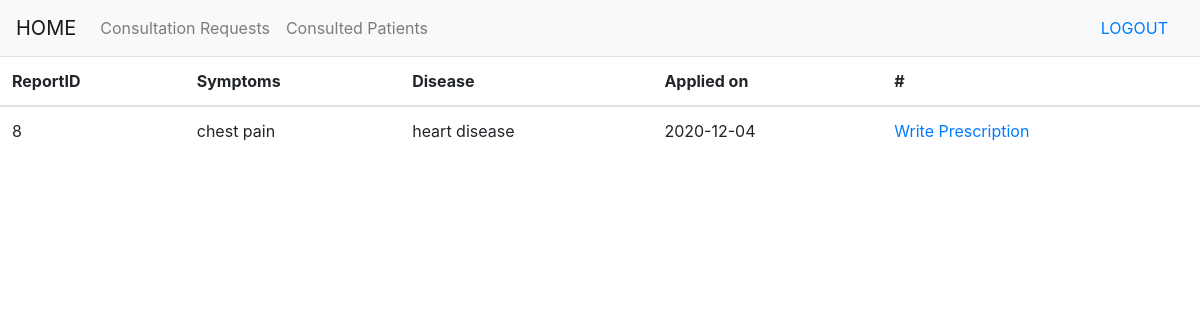
Before: /doctor/consultationRequestList (signed in) with the older database file.
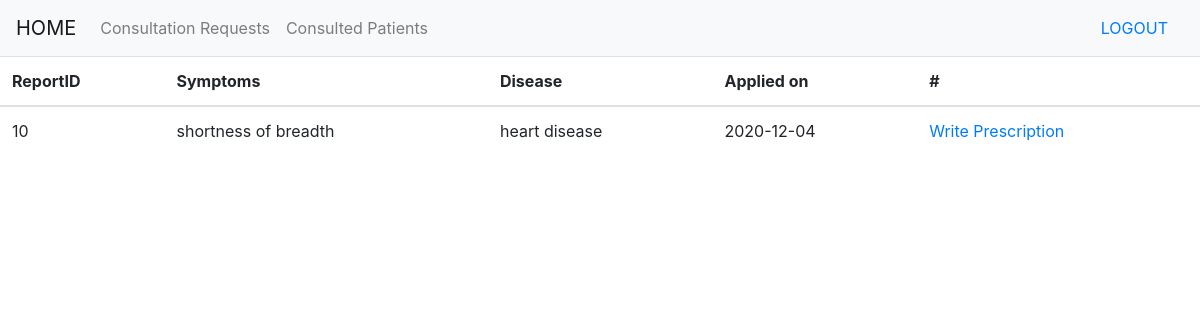
After: the same page with the newer database file.
### app.py (models this page shows, shortened)
class healthRecord(Base):
    __tablename__='healthRecord'
    hid=Column(Integer,primary_key=True)
    uid=Column(Integer, nullable=False)
    did=Column(Integer,nullable=True)
    symptoms=Column(String(100),nullable=False)
    diseases=Column(String(100),nullable=True)
    consultationdate=Column(Date,nullable=True)
    consultateddate=Column(Date,nullable=True)
    prescription=Column(String(100),nullable=True)
    consultationstatus=Column(String(10))

### app.py (the view)
@app.route("/doctor/consultationRequestList")
def consultationRequestList():
    query = dbsession.query(healthRecord).filter(healthRecord.did==session['doctor'],healthRecord.consultationstatus=="applied")
    return render_template('consultationRequestList.html',query=query)

### templates/consultationRequestList.html (shortened to what this page needs)
{% extends "doctorBase.html" %}
{% block content %}
<table class="table">
    <thead>
    <tr>
        <th scope="col">ReportID</th>
        <th scope="col">Symptoms</th>
        <th scope="col">Disease</th>
        <th scope="col">Applied on</th>
        <th scope="col">#</th>
    </tr>
    </thead>
    <tbody>
    {% for eachRow in query %}
    <tr>
        <td>{{eachRow.hid}}</td>
        <td>{{eachRow.symptoms}}</td>
        <td>{{eachRow.diseases}}</td>
        <td>{{eachRow.consultationdate}}</td>
        <td><a href="{{url_for('writePrescription',hid=eachRow.hid)}}">Write Prescription</a></td>
    </tr>
    {% endfor %}
</tbody>
</table>
{% endblock %}

Changed rows visible on the page:
removed healthRecord: hid "8", symptoms "chest pain", diseases "heart disease", consultationdate "2020-12-04"
added healthRecord: hid "10", symptoms "shortness of breadth", diseases "heart disease", consultationdate "2020-12-04"
